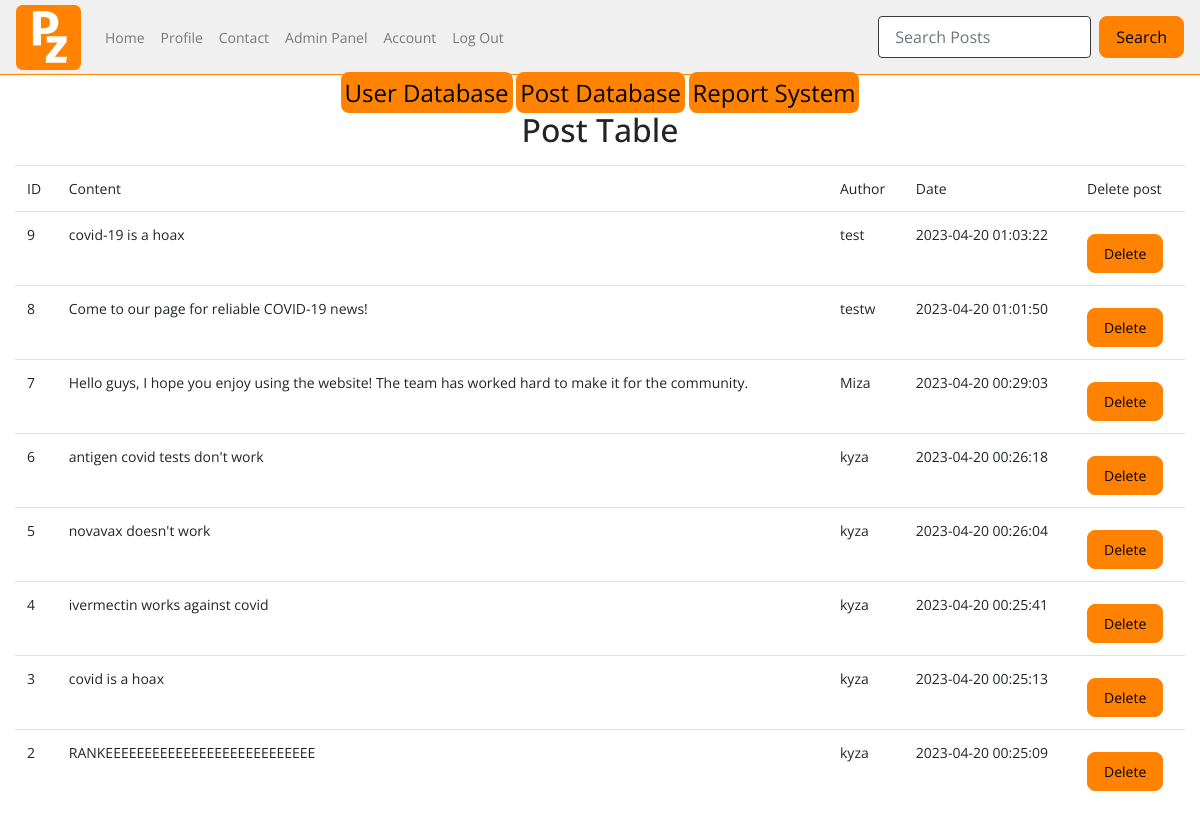
The page /admin/posts (signed in) on the database as committed earlier.
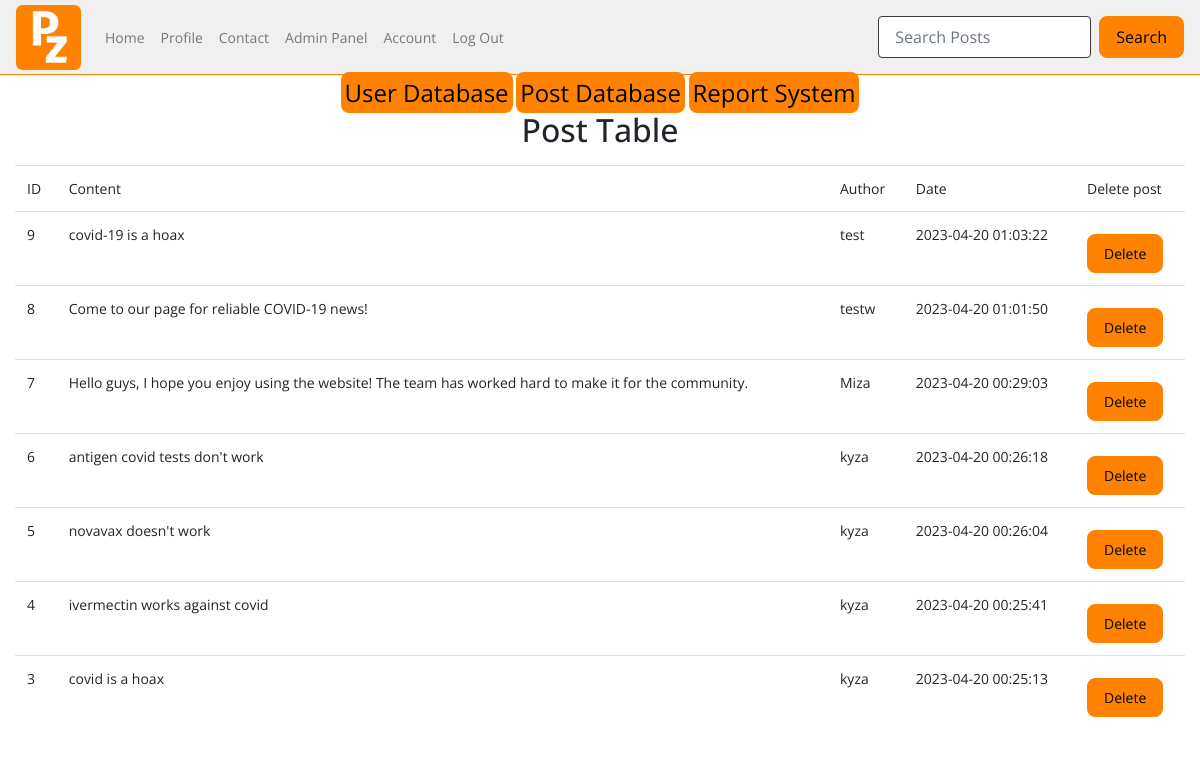
The same page on the database as committed later.
### tables this page shows
CREATE TABLE posts (
  ID INTEGER PRIMARY KEY AUTOINCREMENT,
  content TEXT NOT NULL,
  by_user TEXT NOT NULL,
  created_at TIMESTAMP DEFAULT CURRENT_TIMESTAMP,
  flag_covid TEXT,
  blacklisted TEXT,
  flag_vaccine TEXT,
  flag_tests TEXT,
  flag_cures TEXT,
  reported TEXT,
  report_message TEXT
);

### app.py (the view)
@app.route("/admin/posts")
def admin_posts():
    user=query_db('SELECT * FROM users WHERE username = ?', [session['username']], True)
    if not user['user_type'] == "admin":
        return redirect(url_for('home'))
    post_table=query_db('SELECT * FROM posts ORDER BY created_at DESC')
    return render_template("post_database.html", post_table = post_table, user = user)

### app.py (called while the page is built)
def query_db(query, args=(), one=False):
    con = g._database = sqlite3.connect(DATABASE)
    con.row_factory = sqlite3.Row
    cur = con.execute(query, args)
    rv = cur.fetchall()
    cur.close()
    return (rv[0] if rv else None) if one else rv

### templates/post_database.html (shortened to what this page needs)
{% include "admin.html" %}
<center><h2>Post Table</h2></center>
<div class="container-fluid col database">
    <table class="table">
        <tr>
            <td>ID</td>
            <td>Content</td>
            <td>Author</td>
            <td>Date</td>
            <td>Delete post</td>
        </tr>
        <tr>
            {% for post in post_table %}
            <td>{{post.ID}}</td>
            <td>{{post.content}}</td>
            <td>{{post.by_user}}</td>
            <td>{{post.created_at}}</td>
            <td><form action="{{ url_for('delete_post') }}" method="POST">
            <button type="submit">Delete</button>
            </form></tr>
            {% endfor %}
        </table>
    </div>

### templates/admin.html (shortened to what this page needs)
{% include "layout.html" %}
{% include "nav.html" %}
<body>
    <div class="container-fluid">
        <div class="row">
            <div class="col text-center">
                <a class="admin_link" href="{{ url_for('admin_user') }}">User Database</a>
                <a class="admin_link" href="{{ url_for('admin_posts') }}">Post Database</a>
                <a class="admin_link" href="{{ url_for('admin_reports') }}">Report System</a>
            </div>
        </div>
    </div>
</body>

### templates/layout.html (shortened to what this page needs)
<!doctype html>
<head>
  <link href="{{ url_for('static', filename='css/bootstrap.min.css') }}" rel="stylesheet">
  <link href="{{ url_for('static', filename='css/style.css') }}" rel="stylesheet">
  <link href="https://cdnjs.cloudflare.com/ajax/libs/toastr.js/latest/toastr.min.css" rel="stylesheet">
  <link href="https://unpkg.com/aos@2.3.1/dist/aos.css" rel="stylesheet">
</head>

### templates/nav.html (shortened to what this page needs)
<nav class="navbar nav-main navbar-expand-lg navbar-light">
    <a class="navbar-brand">
      <img src="{{url_for('static', filename='assets/logo.png')}}" alt="logo" style="height: 65px;">
    </a>
    <div class="collapse navbar-collapse" id="navbarNav">
      <ul class="navbar-nav">
        <li class="nav-item">
          <a class="nav-link" href="{{ url_for('posts') }}">Home</a>
        </li>
        <li class="nav-item">
          <a class="nav-link" href="{{ url_for('profile') }}">Profile</a>
        </li>
        <li class="nav-item">
          <a class="nav-link" href="{{ url_for('contact') }}" data-toggle="modal" data-target="#contactModal">Contact</a>
        </li>
        {% if user.user_type == "admin" %}
        <li class="nav-item">
          <a class="nav-link" href="{{ url_for('admin') }}">Admin Panel</a>
        </li>
        {% endif %}
        <li class="nav-item">
          <a class="nav-link" href="{{ url_for('account_settings') }}">Account</a>
        </li>
        <li class="nav-item">
          <a class="nav-link" href="{{ url_for('logout') }}">Log Out</a>
        </li>
      </ul>
    </div>
    <form class="form-inline my-2 my-lg-0" method="get" action="{{ url_for('search_posts') }}">
      <input class="form-control mr-sm-2" type="text" name="query" placeholder="Search Posts">
      <button class="btn btn-outline-success my-2 my-sm-0" type="submit">Search</button>
    </form>
  </nav>

### static/css/style.css (style rules this page uses)
body { font-family: 'Open Sans', sans-serif; font-weight: 400px; font-size: 14px; }
.nav-main { background-color: rgb(255, 255, 255); border-bottom: 1px solid #ff8300; height: 75px; }
.table { margin-left: auto; margin-right: auto; }
button[type=submit] { background-color: #ff8300; border: 1px solid #ff8300; width: auto; height: auto; padding: 8px 16px; border-radius: 8px; margin-top: 10px; color: black; }
input[type=text] { border-radius: 4px; border: 1px solid rgb(58, 58, 58); padding: 8px 16px; }
.navbar { background-color: rgb(240, 240, 240); }
.admin_link { background-color: #ff8300; color: black; font-size: 24px; border-radius: 8px; padding: 4px; }
.database { padding-top: 8px; }

Rows that differ between the two databases and show on the page:
removed posts: ID "2", content "RANKEEEEEEEEEEEEEEEEEEEEEEEEEEE", by_user "kyza", created_at "2023-04-20 00:25:09"
